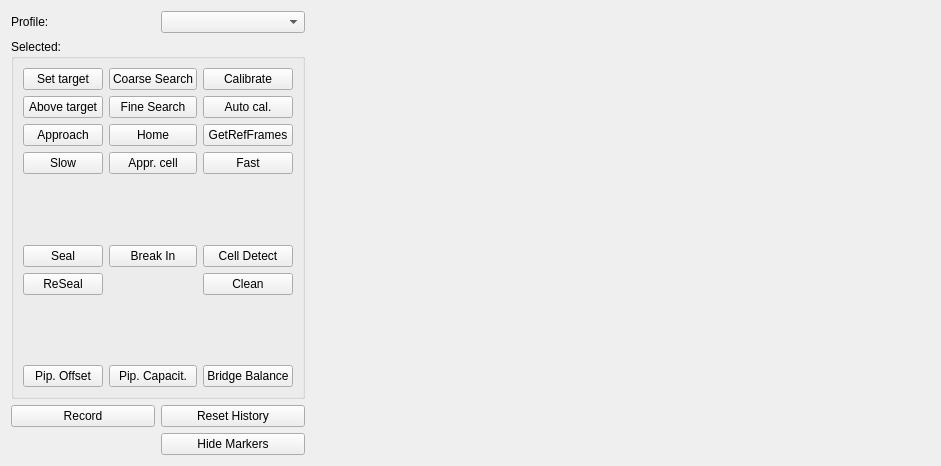
<?xml version="1.0" encoding="UTF-8"?>
<ui version="4.0">
 <class>MultiPatch</class>
 <widget class="QWidget" name="MultiPatch">
  <property name="geometry">
   <rect>
    <x>0</x>
    <y>0</y>
    <width>941</width>
    <height>466</height>
   </rect>
  </property>
  <property name="windowTitle">
   <string>Form</string>
  </property>
  <layout class="QGridLayout" name="gridLayout">
   <item row="0" column="0">
    <widget class="QLabel" name="label">
     <property name="text">
      <string>Profile:</string>
     </property>
    </widget>
   </item>
   <item row="2" column="0">
    <widget class="QPushButton" name="recordBtn">
     <property name="text">
      <string>Record</string>
     </property>
     <property name="checkable">
      <bool>true</bool>
     </property>
    </widget>
   </item>
   <item row="0" column="2" rowspan="4">
    <widget class="QWidget" name="matrixWidget" native="true">
     <property name="sizePolicy">
      <sizepolicy hsizetype="Expanding" vsizetype="Expanding">
       <horstretch>0</horstretch>
       <verstretch>0</verstretch>
      </sizepolicy>
     </property>
     <layout class="QGridLayout" name="matrixLayout">
      <property name="leftMargin">
       <number>0</number>
      </property>
      <property name="topMargin">
       <number>0</number>
      </property>
      <property name="rightMargin">
       <number>0</number>
      </property>
      <property name="bottomMargin">
       <number>0</number>
      </property>
      <property name="spacing">
       <number>0</number>
      </property>
     </layout>
    </widget>
   </item>
   <item row="1" column="0" colspan="2">
    <widget class="QGroupBox" name="selectedGroupBox">
     <property name="title">
      <string>Selected: </string>
     </property>
     <layout class="QGridLayout" name="gridLayout_2">
      <item row="10" column="0">
       <widget class="QPushButton" name="pushButton">
        <property name="enabled">
         <bool>true</bool>
        </property>
        <property name="text">
         <string>Pip. Offset</string>
        </property>
       </widget>
      </item>
      <item row="3" column="1">
       <widget class="QPushButton" name="homeBtn">
        <property name="text">
         <string>Home</string>
        </property>
       </widget>
      </item>
      <item row="1" column="1">
       <widget class="QPushButton" name="coarseSearchBtn">
        <property name="text">
         <string>Coarse Search</string>
        </property>
       </widget>
      </item>
      <item row="2" column="0">
       <widget class="QPushButton" name="aboveTargetBtn">
        <property name="text">
         <string>Above target</string>
        </property>
       </widget>
      </item>
      <item row="8" column="0">
       <spacer name="verticalSpacer">
        <property name="orientation">
         <enum>Qt::Vertical</enum>
        </property>
        <property name="sizeHint" stdset="0">
         <size>
          <width>20</width>
          <height>40</height>
         </size>
        </property>
       </spacer>
      </item>
      <item row="4" column="0">
       <widget class="QPushButton" name="slowBtn">
        <property name="text">
         <string>Slow</string>
        </property>
        <property name="checkable">
         <bool>true</bool>
        </property>
       </widget>
      </item>
      <item row="4" column="1">
       <widget class="QPushButton" name="approachCellBtn">
        <property name="text">
         <string>Appr. cell</string>
        </property>
       </widget>
      </item>
      <item row="4" column="2">
       <widget class="QPushButton" name="fastBtn">
        <property name="text">
         <string>Fast</string>
        </property>
        <property name="checkable">
         <bool>true</bool>
        </property>
       </widget>
      </item>
      <item row="2" column="2">
       <widget class="QPushButton" name="autoCalibrateBtn">
        <property name="text">
         <string>Auto cal.</string>
        </property>
       </widget>
      </item>
      <item row="6" column="2">
       <widget class="QPushButton" name="cellDetectBtn">
        <property name="text">
         <string>Cell Detect</string>
        </property>
       </widget>
      </item>
      <item row="6" column="1">
       <widget class="QPushButton" name="breakInBtn">
        <property name="text">
         <string>Break In</string>
        </property>
       </widget>
      </item>
      <item row="3" column="2">
       <widget class="QPushButton" name="getRefFramesBtn">
        <property name="text">
         <string>GetRefFrames</string>
        </property>
       </widget>
      </item>
      <item row="5" column="0">
       <spacer name="verticalSpacer_2">
        <property name="orientation">
         <enum>Qt::Vertical</enum>
        </property>
        <property name="sizeHint" stdset="0">
         <size>
          <width>20</width>
          <height>40</height>
         </size>
        </property>
       </spacer>
      </item>
      <item row="1" column="0">
       <widget class="QPushButton" name="setTargetBtn">
        <property name="text">
         <string>Set target</string>
        </property>
        <property name="checkable">
         <bool>true</bool>
        </property>
       </widget>
      </item>
      <item row="2" column="1">
       <widget class="QPushButton" name="fineSearchBtn">
        <property name="text">
         <string>Fine Search</string>
        </property>
       </widget>
      </item>
      <item row="1" column="2">
       <widget class="QPushButton" name="calibrateBtn">
        <property name="text">
         <string>Calibrate</string>
        </property>
        <property name="checkable">
         <bool>true</bool>
        </property>
       </widget>
      </item>
      <item row="6" column="0">
       <widget class="QPushButton" name="sealBtn">
        <property name="text">
         <string>Seal</string>
        </property>
       </widget>
      </item>
      <item row="7" column="0">
       <widget class="QPushButton" name="reSealBtn">
        <property name="text">
         <string>ReSeal</string>
        </property>
       </widget>
      </item>
      <item row="3" column="0">
       <widget class="QPushButton" name="approachBtn">
        <property name="text">
         <string>Approach</string>
        </property>
       </widget>
      </item>
      <item row="10" column="2">
       <widget class="QPushButton" name="pushButton_2">
        <property name="enabled">
         <bool>true</bool>
        </property>
        <property name="text">
         <string>Bridge Balance</string>
        </property>
       </widget>
      </item>
      <item row="10" column="1">
       <widget class="QPushButton" name="pushButton_3">
        <property name="enabled">
         <bool>true</bool>
        </property>
        <property name="text">
         <string>Pip. Capacit.</string>
        </property>
       </widget>
      </item>
      <item row="7" column="2">
       <widget class="QPushButton" name="cleanBtn">
        <property name="text">
         <string>Clean</string>
        </property>
       </widget>
      </item>
     </layout>
    </widget>
   </item>
   <item row="3" column="1">
    <widget class="QPushButton" name="hideMarkersBtn">
     <property name="text">
      <string>Hide Markers</string>
     </property>
     <property name="checkable">
      <bool>true</bool>
     </property>
    </widget>
   </item>
   <item row="2" column="1">
    <widget class="QPushButton" name="resetBtn">
     <property name="text">
      <string>Reset History</string>
     </property>
    </widget>
   </item>
   <item row="0" column="1">
    <widget class="QComboBox" name="profileCombo"/>
   </item>
  </layout>
 </widget>
 <resources/>
 <connections/>
</ui>
